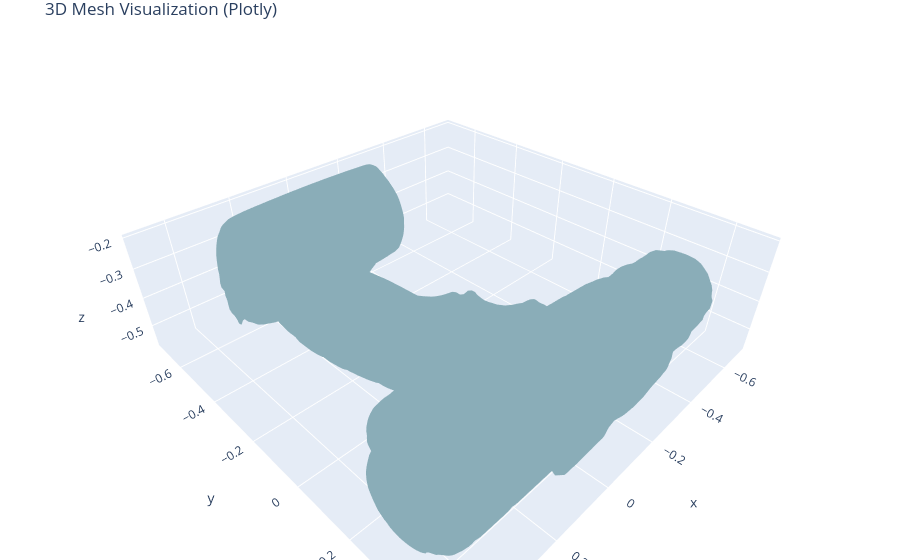

This figure's notebook cell:
### Markdown cell above
## Full TT_SVD

### Code cell
cores = tt_svd_full(data)
data_new = tt_svd_recon(cores).squeeze()

num_elements = 0
for i in range(len(cores)):
    num_elements += cores[i].size
print("The numbers of elements in full tt-svd is:", num_elements)
d = torch.tensor(data_new)
mesh_vis(d)

### Figure 1 — Plotly figure (JSON) as saved in the notebook; plotly's stock layout.template omitted (floating-point values rounded to 4 significant figures; data arrays with more than 128 entries replaced by an {"elided": "..."} marker saying what was removed)
{"data": [{"color": "lightblue", "flatshading": true, "i": {"elided": "26056 int values"}, "j": {"elided": "26056 int values"}, "k": {"elided": "26056 int values"}, "name": "Mesh", "opacity": 1, "type": "mesh3d", "x": {"elided": "13030 float values"}, "y": {"elided": "13030 float values"}, "z": {"elided": "13030 float values"}}], "layout": {"margin": {"b": 0, "l": 0, "r": 0, "t": 30}, "scene": {"aspectmode": "data"}, "title": {"text": "3D Mesh Visualization (Plotly)"}}}
